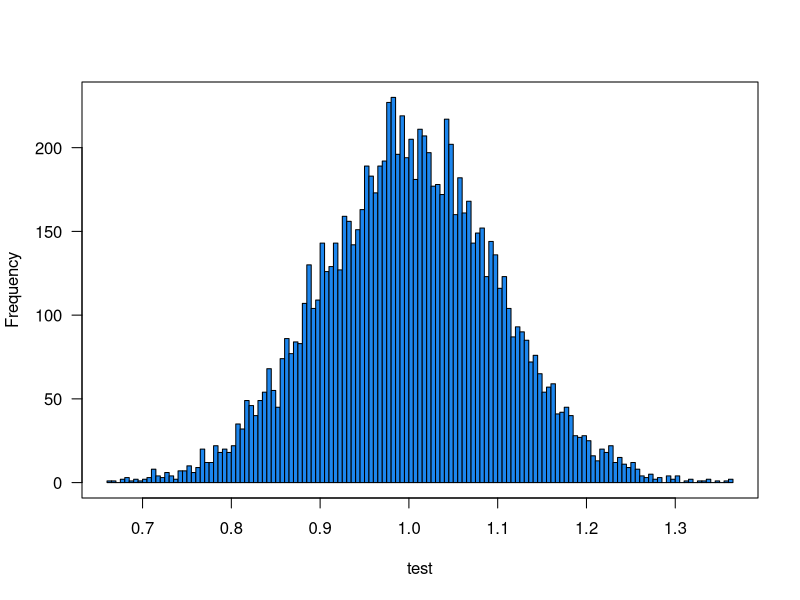
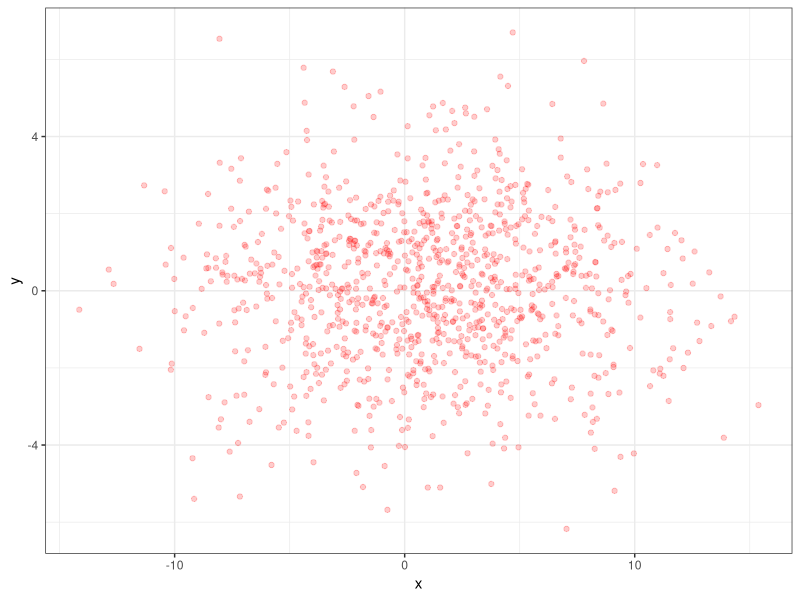
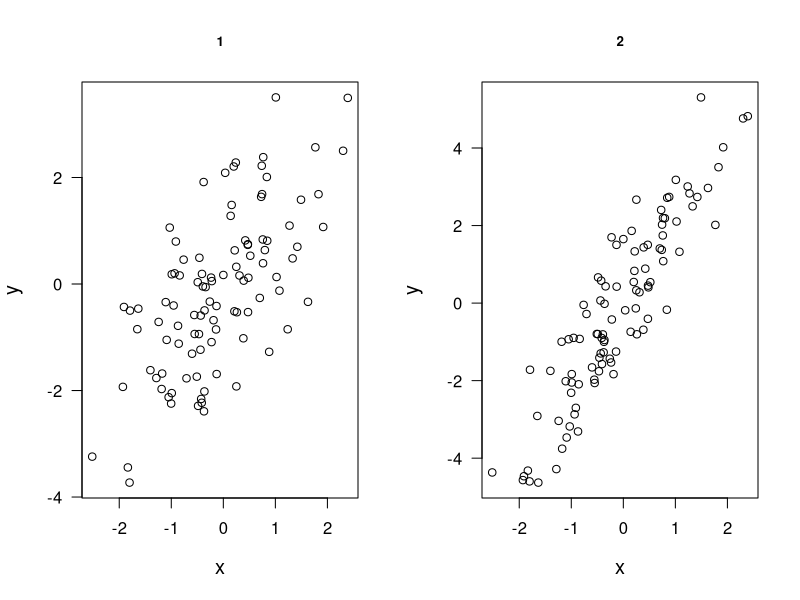
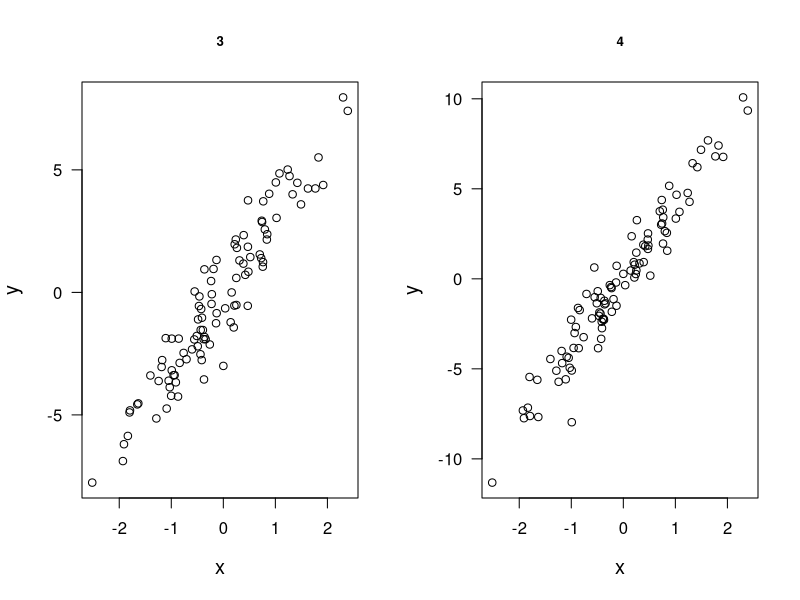

The R source for these figures, in order:
## ---- chunk 1
summary(cars)
## ---- chunk 2
set.seed(1234)
library(ggplot2)
library(lattice)
library(MASS)
test=rnorm(10000, 1,0.1)
## ---- chunk 3
hist(test, col='dodgerblue2', las=1, breaks=200, main='')
box()
## ---- chunk 4
library(ggplot2)
plotData <- data.frame(x = rnorm(1000, 1, 5), y = rnorm(1000, 0, 2))
plotKeep <- ggplot(plotData, aes(x = x, y = y)) + geom_point(colour="red", alpha=0.2)+theme_bw()
plotKeep
## ---- chunk 5
n <- 100
x <- rnorm(n)
par(mfrow=c(1,2), las=1)
for(i in 1:4) {
  y <- i*x + rnorm(n)
  plot(x, y, main=i, cex.main= 0.8, cex.lab= 1.2)
 
}
## ---- chunk 6
n <- 100
x <- rnorm(n)
y <- 2*x + rnorm(n)
out <- lm(y ~ x)
library(knitr)
kable(summary(out)$coef, digits=2,caption = 'Producing an output model as a table')
## ---- chunk 7
library(knitr)
Region1<-rep(c("East Midlands","Eastern"), each = 2)
City<-c("Lincoln","Nottingham","Bedford","Norwich")
Cities<-cbind(Region1, City)
colnames(Cities)<-c("Region","City")
kable(Cities,caption = 'Custom table')
## ---- chunk 8
  toLatex(sessionInfo())
